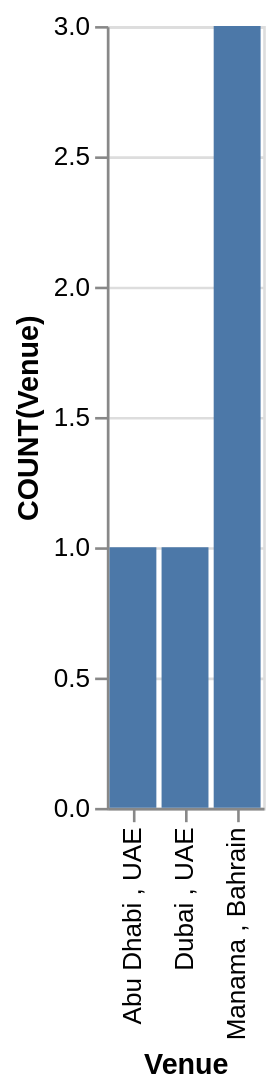

Vega-Lite specification stored for this chart:
### Vega-Lite specification from a JSON file in a GitHub repository (floating-point values rounded to 4 significant figures)
{"data": {"values": [{"x_data": "Abu Dhabi , UAE", "y_data": 1}, {"x_data": "Dubai , UAE", "y_data": 1}, {"x_data": "Manama , Bahrain", "y_data": 3}]}, "mark": "bar", "encoding": {"x": {"field": "x_data", "type": "nominal", "title": "Venue", "sort": {"op": "sum", "field": "y_data", "order": "ascending"}}, "y": {"field": "y_data", "type": "quantitative", "title": "COUNT(Venue)"}}}
